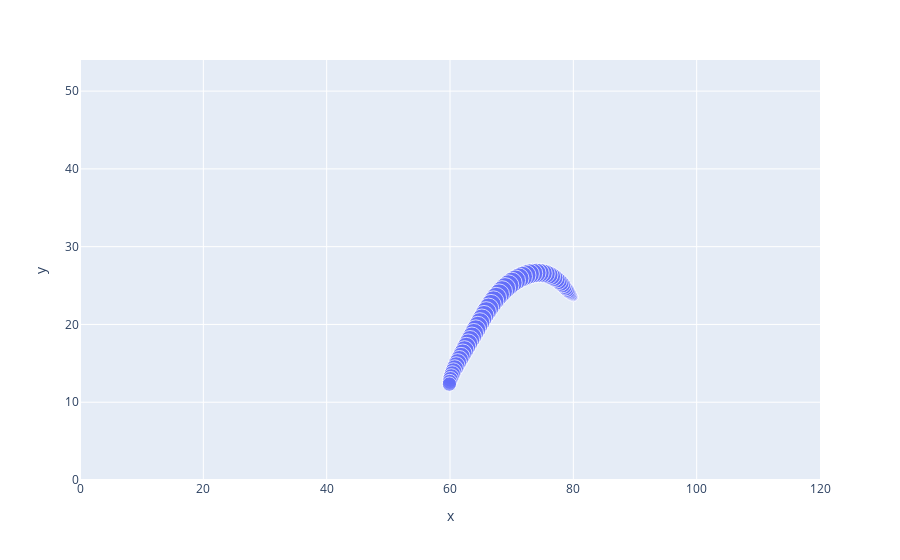

Source (notebook cell):
### Code cell
test_play = test_week[(test_week['playId']==165)&(test_week['displayName']=="Adam Thielen")]

fig = px.scatter(test_play, x="x", y="y",
        size="s",size_max=15, range_x=[0,120], range_y=[0,54]
                )
fig.show()
